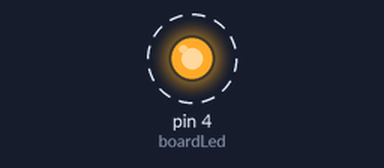
This sketch was run on a simulated Arduino Uno, built with avr-gcc and run on an emulated ATmega328P. Shown: output pins drawn as LEDs (lit = HIGH). Dashed ring = blinking. What the sketch prints to the serial monitor is not drawn.

Above: at 0.5 s.
Timing chart, 0 to 4.6 s (numbered marks = the images above):
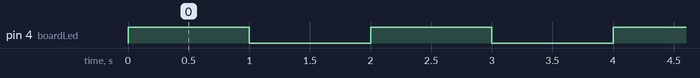

The sketch:

testepcCam.ino
```cpp
#define boardLed 4

void setup() {
  pinMode(boardLed,OUTPUT);
  Serial.begin(115200);
}

void loop() {
  digitalWrite(boardLed, 1-digitalRead(boardLed));
  Serial.println("Hola Mundo");
  delay(1000);
}
```

Measured:
- by itself, pin 4 (boardLed): alternates HIGH for 1.0 s and LOW for 1.0 s
